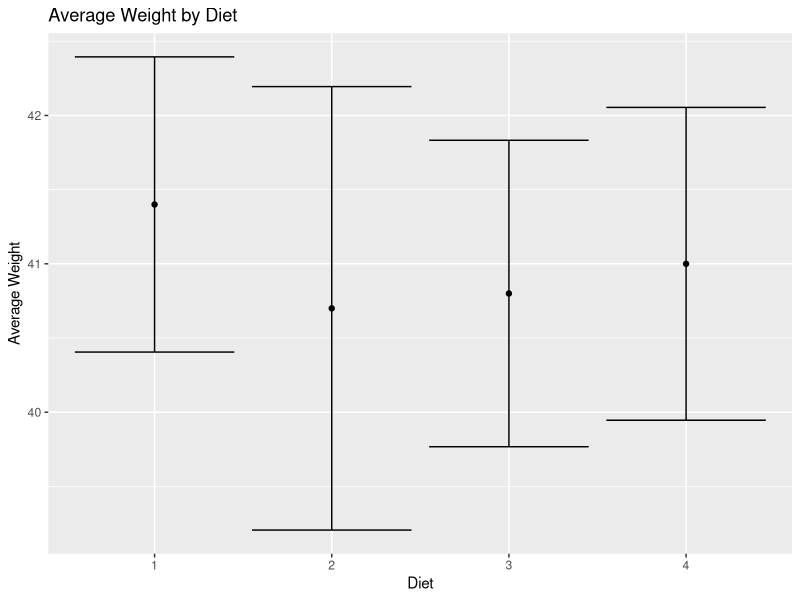
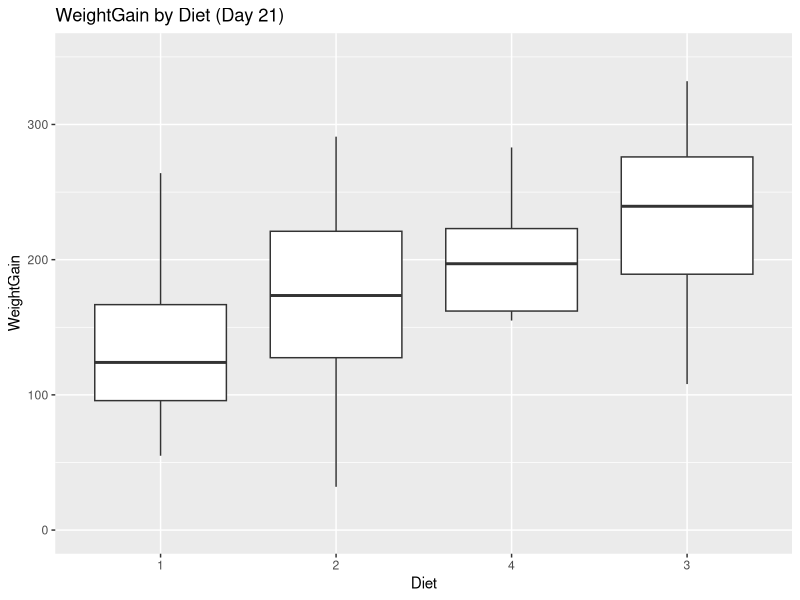
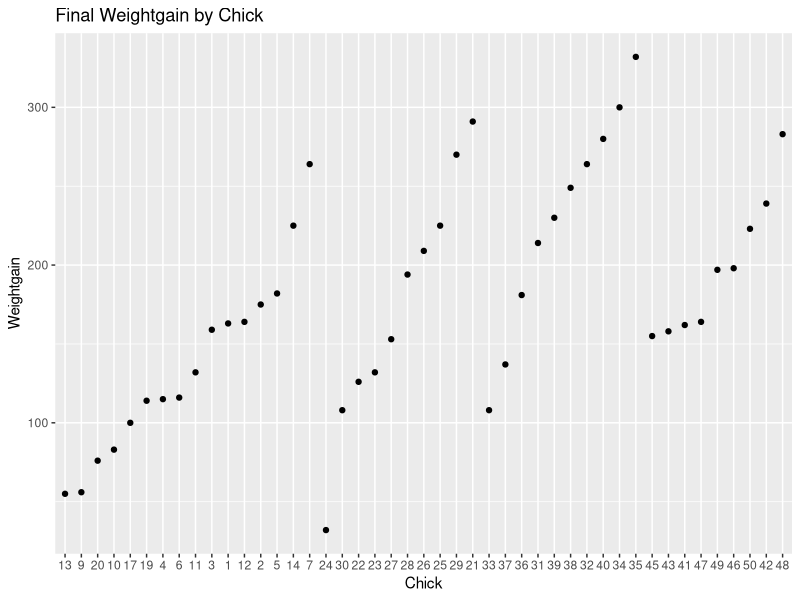
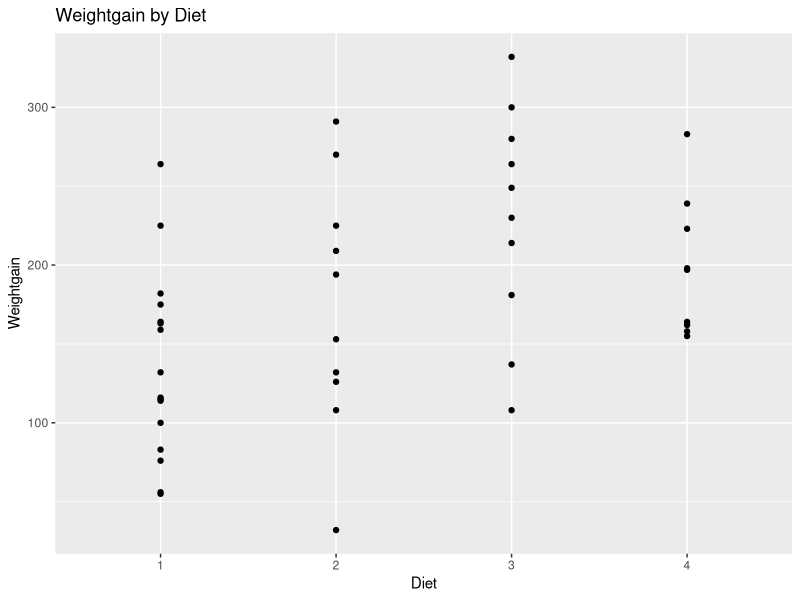
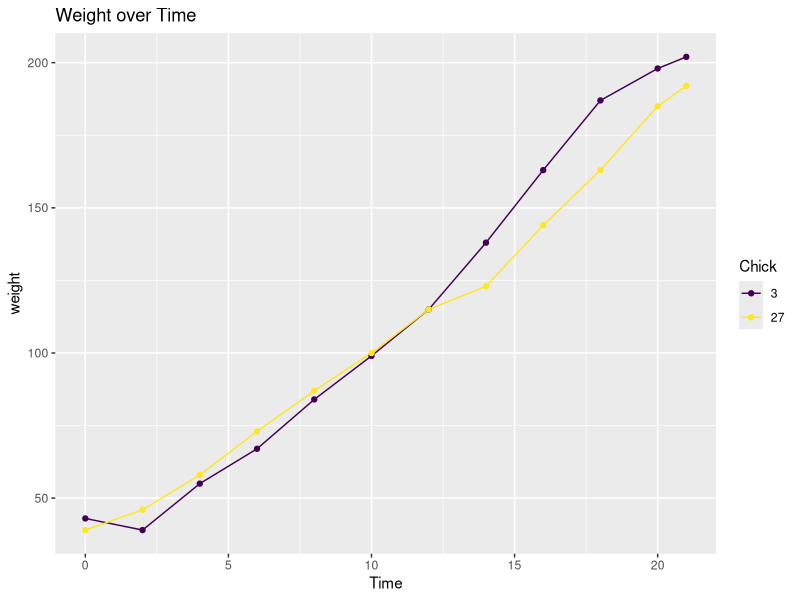
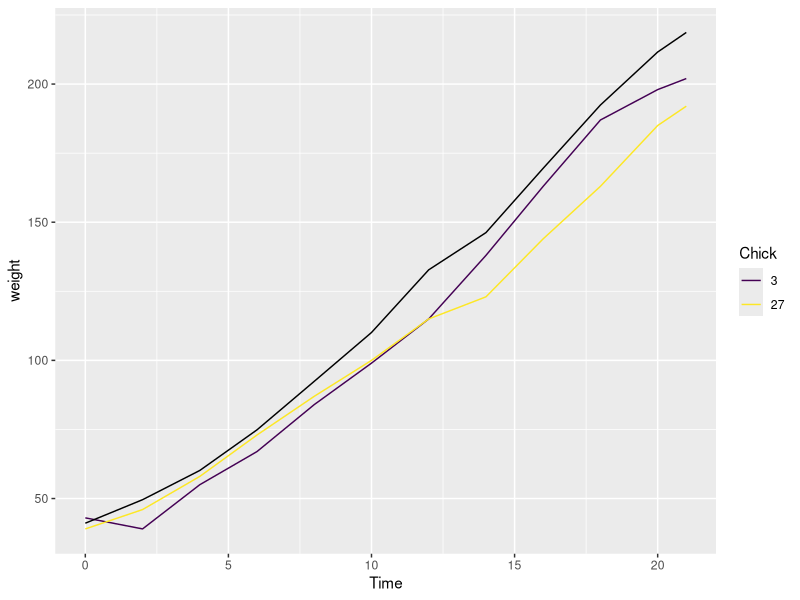
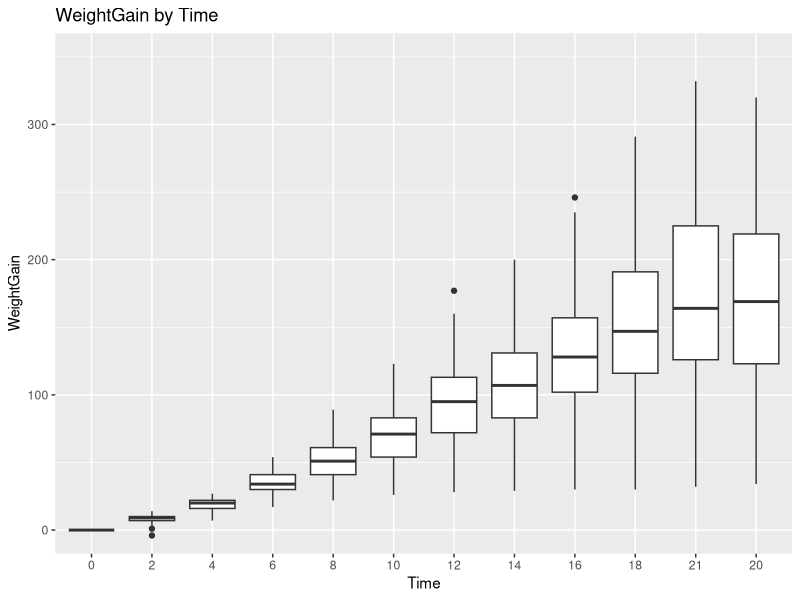

The R source for these figures, in order:
## ---- chunk 1
knitr::opts_chunk$set(echo = TRUE)
## ---- chunk 2
library(dplyr)
library(ggplot2)
weight0 <- ChickWeight %>%
  filter(Time == 0) %>%
  group_by(Diet) %>%
  summarize( Number = n(), ave_weight = mean(weight), sd_weight = sd(weight))

print(weight0)

## ---- chunk 3
ggplot(weight0, aes(x=Diet, y=ave_weight)) + geom_point() + geom_errorbar(aes(ymin = ave_weight-sd_weight, ymax = ave_weight+sd_weight)) + xlab('Diet') + ylab('Average Weight') + ggtitle('Average Weight by Diet')
## ---- chunk 4

complete <- ChickWeight %>% 
  group_by(Chick) %>% 
  mutate(Num = n()) %>%
  ungroup() %>% 
  filter(Num==12)

head(complete, n=3)

## ---- chunk 5

complete <- complete %>% 
  group_by(Chick) %>% 
  mutate(weightgain = (weight - weight[Time==0]))

head(complete, n=3)

## ---- chunk 6
weightdiet <- filter(complete, Time==21) %>%
  ggplot(aes(x= reorder(Diet, weightgain, FUN=median), y=weightgain)) + geom_boxplot() + xlab('Diet') + ylab('WeightGain')+ ggtitle('WeightGain by Diet (Day 21)') + coord_cartesian(ylim = c(0, 350))

weightdiet
## ---- chunk 7
most <- complete %>% 
  filter(Time==21) %>% 
  arrange(desc(weightgain)) %>% 
  head(1)
most

## ---- chunk 8
least <- complete %>% 
  filter(Time==21) %>% 
  arrange(weightgain) %>% 
  head(1)
least
## ---- chunk 9
complete %>% 
  filter(Time==21) %>% 
  ggplot(aes(x=Chick, y=weightgain)) + geom_point() + ylab('Weightgain') + ggtitle('Final Weightgain by Chick')

## ---- chunk 10
complete %>% 
  filter(Time==21) %>% 
  ggplot(aes(x=Diet, y=weightgain)) + geom_point() + ylab('Weightgain') + ggtitle('Weightgain by Diet')
## ---- chunk 11
complete %>% 
  filter(Time==0) %>% 
  arrange(weight) %>% 
  head(1)
## ---- chunk 12
complete %>% 
  filter(Time==0) %>% 
  arrange(desc(weight)) %>% 
  head(1)
## ---- chunk 13
complete %>%
  filter(Chick == 27|  Chick == 3) %>% 
  ggplot(aes(x=Time, y=weight, group=Chick, color=Chick)) + geom_line() + geom_point() + ggtitle('Weight over Time')
## ---- chunk 14

thing1 <- complete %>%
  group_by(Time) %>% 
  summarize(ave = mean(weight))


thing3 <- complete %>% 
  group_by(Chick) %>% 
  filter(Chick ==27 | Chick == 3) %>% 
  ggplot() + geom_line(aes(x=Time, y=weight, group=Chick, color=Chick))+ geom_line(data=thing1, aes(x=Time, y=ave))
thing3


## ---- chunk 15
weighttime <- complete %>%
  ggplot(aes(x= reorder(Time, weightgain, FUN=median), y=weightgain)) + geom_boxplot() + xlab('Time') + ylab('WeightGain')+ ggtitle('WeightGain by Time') + coord_cartesian(ylim = c(0, 350))

weighttime
